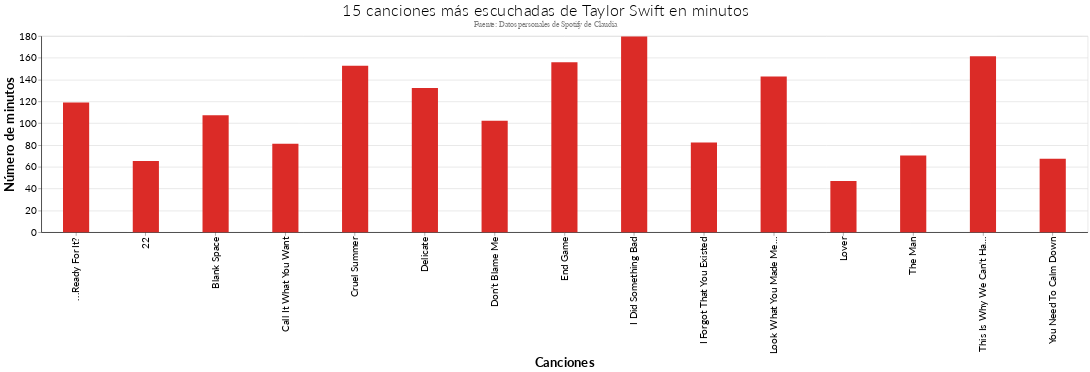

Notebook cell for this chart:
### Markdown cell above
## 15 canciones de Taylor Swift más escuchadas en minutos y horas

### Code cell
tay_top15_songs_min = alt.Chart(top15_songs_tay, height = 300, width = 1600).mark_bar().encode( 
    x = alt.X("cancion",  axis=alt.Axis(title='Canciones')), 
    y = alt.Y("minutos",  axis=alt.Axis(title='Número de minutos')),
    ).properties(
    title = {
      "text": ["15 canciones más escuchadas de Taylor Swift en minutos"], 
      "subtitle": ["Fuente: Datos personales de Spotify de Claudia"],
      "color": "Black",
      "subtitleColor": "gray"
    }
)
tay_top15_songs_min

### Figure 1 — Vega-Lite specification as saved in the notebook (floating-point values rounded to 4 significant figures)
{"config": {"title": {"font": "Lato", "fontSize": 25, "fontWeight": 300, "offset": 0, "anchor": "left"}, "axis": {"labelFont": "Lato", "titleFont": "Lato", "domainColor": "black", "labelFontSize": 15, "titleFontSize": 20}, "header": {"labelFont": "Lato", "titleFont": "Lato"}, "legend": {"labelFont": "Lato", "titleFont": "Lato", "symbolType": "circle", "padding": 1}, "background": "#FFFFFF", "range": {"category": ["#1696d2", "#d2d2d2", "#000000", "#fdbf11", "#ec008b", "#55b748", "#5c5859", "#db2b27"], "diverging": ["#cfe8f3", "#a2d4ec", "#73bfe2", "#46abdb", "#1696d2", "#12719e"]}, "area": {"fill": "#db2b27"}, "line": {"color": "#db2b27", "stroke": "#db2b27", "strokewidth": 5}, "trail": {"color": "#db2b27", "stroke": "#db2b27", "strokeWidth": 0, "size": 1}, "path": {"stroke": "#db2b27", "strokeWidth": 0.5}, "point": {"filled": true}, "text": {"font": "Lato", "color": "#db2b27", "fontSize": 11, "align": "right", "fontWeight": 400, "size": 11}, "bar": {"size": 40, "binSpacing": 1, "continuousBandSize": 30, "discreteBandSize": 30, "fill": "#db2b27", "stroke": false}}, "data": {"name": "data-cc132af4e521e4fdf7c4186ec73c8f77"}, "mark": "bar", "encoding": {"x": {"axis": {"title": "Canciones"}, "field": "cancion", "type": "nominal"}, "y": {"axis": {"title": "Número de minutos"}, "field": "minutos", "type": "quantitative"}}, "height": 300, "title": {"text": ["15 canciones más escuchadas de Taylor Swift en minutos"], "subtitle": ["Fuente: Datos personales de Spotify de Claudia"], "color": "Black", "subtitleColor": "gray"}, "width": 1600, "$schema": "https://vega.github.io/schema/vega-lite/v4.17.0.json", "datasets": {"data-cc132af4e521e4fdf7c4186ec73c8f77": [{"cancion": "You Need To Calm Down", "msPlayed": 4035949, "minutos": 67.27, "horas": 1.121, "contador": 25}, {"cancion": "22", "msPlayed": 3922355, "minutos": 65.37, "horas": 1.09, "contador": 26}, {"cancion": "The Man", "msPlayed": 4220578, "minutos": 70.34, "horas": 1.172, "contador": 27}, {"cancion": "Lover", "msPlayed": 2809854, "minutos": 46.83, "horas": 0.7805, "contador": 27}, {"cancion": "Call It What You Want", "msPlayed": 4861374, "minutos": 81.02, "horas": 1.35, "contador": 30}, {"cancion": "I Forgot That You Existed", "msPlayed": 4938531, "minutos": 82.31, "horas": 1.372, "contador": 30}, {"cancion": "Blank Space", "msPlayed": 6433197, "minutos": 107.2, "horas": 1.787, "contador": 31}, {"cancion": "Don’t Blame Me", "msPlayed": 6139860, "minutos": 102.3, "horas": 1.706, "contador": 33}, {"cancion": "End Game", "msPlayed": 9353424, "minutos": 155.9, "horas": 2.598, "contador": 41}, {"cancion": "...Ready For It?", "msPlayed": 7140169, "minutos": 119.0, "horas": 1.983, "contador": 41}, {"cancion": "Delicate", "msPlayed": 7931205, "minutos": 132.2, "horas": 2.203, "contador": 44}, {"cancion": "Look What You Made Me Do", "msPlayed": 8567550, "minutos": 142.8, "horas": 2.38, "contador": 44}, {"cancion": "This Is Why We Can't Have Nice Things", "msPlayed": 9679359, "minutos": 161.3, "horas": 2.689, "contador": 49}, {"cancion": "Cruel Summer", "msPlayed": 9155443, "minutos": 152.6, "horas": 2.543, "contador": 57}, {"cancion": "I Did Something Bad", "msPlayed": 10771110, "minutos": 179.5, "horas": 2.992, "contador": 58}]}}
